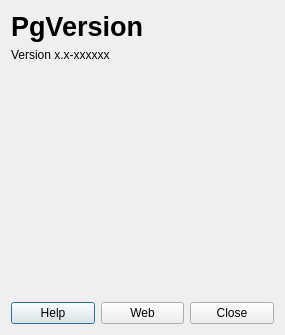
<?xml version="1.0" encoding="UTF-8"?>
<ui version="4.0">
 <class>PgVersionAbout</class>
 <widget class="QDialog" name="PgVersionAbout">
  <property name="geometry">
   <rect>
    <x>0</x>
    <y>0</y>
    <width>285</width>
    <height>335</height>
   </rect>
  </property>
  <property name="windowTitle">
   <string>PgVersion About</string>
  </property>
  <layout class="QGridLayout">
   <item row="2" column="0" colspan="3">
    <widget class="QTextEdit" name="txtAbout">
     <property name="palette">
      <palette>
       <active>
        <colorrole role="Base">
         <brush brushstyle="SolidPattern">
          <color alpha="0">
           <red>0</red>
           <green>0</green>
           <blue>0</blue>
          </color>
         </brush>
        </colorrole>
       </active>
       <inactive>
        <colorrole role="Base">
         <brush brushstyle="SolidPattern">
          <color alpha="0">
           <red>0</red>
           <green>0</green>
           <blue>0</blue>
          </color>
         </brush>
        </colorrole>
       </inactive>
       <disabled>
        <colorrole role="Base">
         <brush brushstyle="SolidPattern">
          <color alpha="255">
           <red>255</red>
           <green>255</green>
           <blue>255</blue>
          </color>
         </brush>
        </colorrole>
       </disabled>
      </palette>
     </property>
     <property name="autoFillBackground">
      <bool>true</bool>
     </property>
     <property name="frameShape">
      <enum>QFrame::NoFrame</enum>
     </property>
     <property name="frameShadow">
      <enum>QFrame::Plain</enum>
     </property>
     <property name="readOnly">
      <bool>true</bool>
     </property>
     <property name="html">
      <string>&lt;!DOCTYPE HTML PUBLIC &quot;-//W3C//DTD HTML 4.0//EN&quot; &quot;http://www.w3.org/TR/REC-html40/strict.dtd&quot;&gt;
&lt;html&gt;&lt;head&gt;&lt;meta name=&quot;qrichtext&quot; content=&quot;1&quot; /&gt;&lt;style type=&quot;text/css&quot;&gt;
p, li { white-space: pre-wrap; }
&lt;/style&gt;&lt;/head&gt;&lt;body style=&quot; font-family:'Sans Serif'; font-size:10pt; font-weight:400; font-style:normal;&quot;&gt;
&lt;p style=&quot;-qt-paragraph-type:empty; margin-top:0px; margin-bottom:0px; margin-left:0px; margin-right:0px; -qt-block-indent:0; text-indent:0px; font-size:9pt;&quot;&gt;&lt;br /&gt;&lt;/p&gt;&lt;/body&gt;&lt;/html&gt;</string>
     </property>
    </widget>
   </item>
   <item row="3" column="1">
    <spacer>
     <property name="orientation">
      <enum>Qt::Vertical</enum>
     </property>
     <property name="sizeHint" stdset="0">
      <size>
       <width>20</width>
       <height>40</height>
      </size>
     </property>
    </spacer>
   </item>
   <item row="4" column="0">
    <widget class="QPushButton" name="btnHelp">
     <property name="text">
      <string>Help</string>
     </property>
    </widget>
   </item>
   <item row="4" column="2">
    <widget class="QPushButton" name="btnClose">
     <property name="text">
      <string>Close</string>
     </property>
    </widget>
   </item>
   <item row="4" column="1">
    <widget class="QPushButton" name="btnWeb">
     <property name="text">
      <string>Web</string>
     </property>
    </widget>
   </item>
   <item row="1" column="0" colspan="2">
    <widget class="QLabel" name="lblVersion">
     <property name="text">
      <string>Version x.x-xxxxxx</string>
     </property>
    </widget>
   </item>
   <item row="0" column="0" colspan="2">
    <widget class="QLabel" name="lblTitle">
     <property name="font">
      <font>
       <pointsize>20</pointsize>
       <weight>75</weight>
       <bold>true</bold>
      </font>
     </property>
     <property name="text">
      <string>PgVersion</string>
     </property>
     <property name="textFormat">
      <enum>Qt::RichText</enum>
     </property>
    </widget>
   </item>
  </layout>
 </widget>
 <resources/>
 <connections>
  <connection>
   <sender>btnClose</sender>
   <signal>clicked()</signal>
   <receiver>PgVersionAbout</receiver>
   <slot>reject()</slot>
   <hints>
    <hint type="sourcelabel">
     <x>325</x>
     <y>279</y>
    </hint>
    <hint type="destinationlabel">
     <x>267</x>
     <y>266</y>
    </hint>
   </hints>
  </connection>
 </connections>
</ui>
